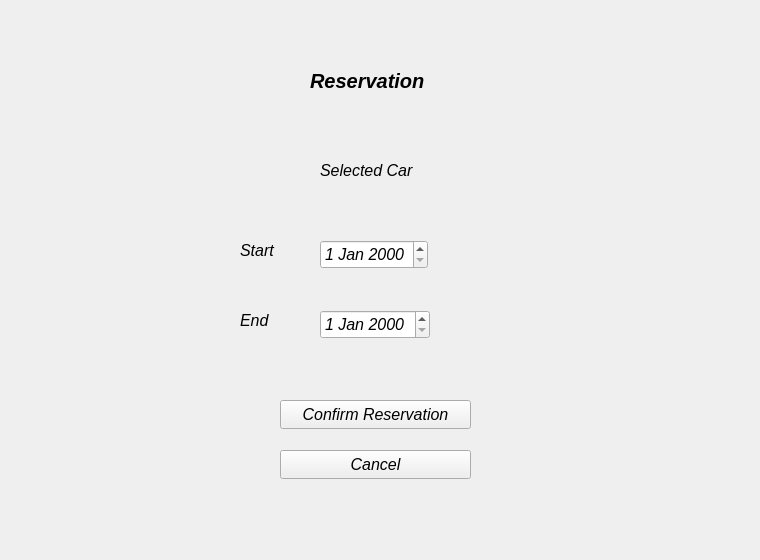
<?xml version="1.0" encoding="UTF-8"?>
<ui version="4.0">
 <class>reservationView</class>
 <widget class="QWidget" name="reservationView">
  <property name="geometry">
   <rect>
    <x>0</x>
    <y>0</y>
    <width>760</width>
    <height>560</height>
   </rect>
  </property>
  <property name="windowTitle">
   <string>Form</string>
  </property>
  <widget class="QLabel" name="carInfoLabel">
   <property name="geometry">
    <rect>
     <x>320</x>
     <y>160</y>
     <width>111</width>
     <height>20</height>
    </rect>
   </property>
   <property name="font">
    <font>
     <pointsize>12</pointsize>
     <italic>true</italic>
    </font>
   </property>
   <property name="text">
    <string>Selected Car</string>
   </property>
  </widget>
  <widget class="QDateEdit" name="startDateEdit">
   <property name="geometry">
    <rect>
     <x>320</x>
     <y>240</y>
     <width>108</width>
     <height>29</height>
    </rect>
   </property>
   <property name="font">
    <font>
     <pointsize>12</pointsize>
     <italic>true</italic>
    </font>
   </property>
  </widget>
  <widget class="QDateEdit" name="endDateEdit">
   <property name="geometry">
    <rect>
     <x>320</x>
     <y>310</y>
     <width>110</width>
     <height>29</height>
    </rect>
   </property>
   <property name="font">
    <font>
     <pointsize>12</pointsize>
     <italic>true</italic>
    </font>
   </property>
  </widget>
  <widget class="QPushButton" name="confirmPushButton">
   <property name="geometry">
    <rect>
     <x>280</x>
     <y>400</y>
     <width>191</width>
     <height>29</height>
    </rect>
   </property>
   <property name="font">
    <font>
     <pointsize>12</pointsize>
     <italic>true</italic>
    </font>
   </property>
   <property name="text">
    <string>Confirm Reservation</string>
   </property>
  </widget>
  <widget class="QPushButton" name="cancelPushButton">
   <property name="geometry">
    <rect>
     <x>280</x>
     <y>450</y>
     <width>191</width>
     <height>29</height>
    </rect>
   </property>
   <property name="font">
    <font>
     <pointsize>12</pointsize>
     <italic>true</italic>
    </font>
   </property>
   <property name="text">
    <string>Cancel</string>
   </property>
  </widget>
  <widget class="QLabel" name="reservationLabel">
   <property name="geometry">
    <rect>
     <x>310</x>
     <y>60</y>
     <width>141</width>
     <height>41</height>
    </rect>
   </property>
   <property name="font">
    <font>
     <pointsize>15</pointsize>
     <italic>true</italic>
     <bold>true</bold>
    </font>
   </property>
   <property name="text">
    <string>Reservation</string>
   </property>
  </widget>
  <widget class="QLabel" name="label">
   <property name="geometry">
    <rect>
     <x>240</x>
     <y>240</y>
     <width>63</width>
     <height>20</height>
    </rect>
   </property>
   <property name="font">
    <font>
     <pointsize>12</pointsize>
     <italic>true</italic>
    </font>
   </property>
   <property name="text">
    <string>Start</string>
   </property>
  </widget>
  <widget class="QLabel" name="label_2">
   <property name="geometry">
    <rect>
     <x>240</x>
     <y>310</y>
     <width>63</width>
     <height>20</height>
    </rect>
   </property>
   <property name="font">
    <font>
     <pointsize>12</pointsize>
     <italic>true</italic>
    </font>
   </property>
   <property name="text">
    <string>End</string>
   </property>
  </widget>
 </widget>
 <resources/>
 <connections/>
</ui>
